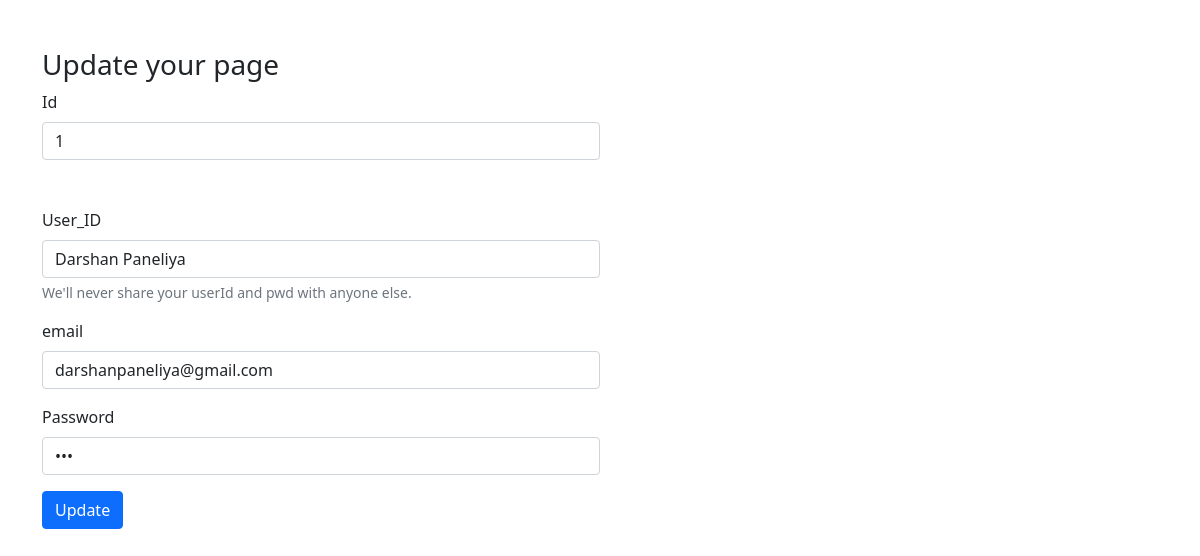
The page /edit.php?id=1 on the database its author committed.
### tables this page shows
CREATE TABLE `users` (
  `ID` int(11) NOT NULL,
  `firstName` varchar(50) NOT NULL,
  `lastName` varchar(50) NOT NULL,
  `username` varchar(50) NOT NULL,
  `email` varchar(50) NOT NULL,
  `password` varchar(100) DEFAULT NULL,
  `city` varchar(10) NOT NULL,
  `state` varchar(15) NOT NULL DEFAULT 'Gujarat',
  `Date_time` datetime NOT NULL DEFAULT current_timestamp()
);

### edit.php (the view, shortened to what this page needs)
<?php
require('db.php');
$id=$_REQUEST['id'];
$query = "SELECT * from users where Id='$id'";
$result = mysqli_query($conn,$query) or die ( mysqli_error());
$row = mysqli_fetch_assoc($result);
?>
<!DOCTYPE html>
<html>
<head>
<link href="https://cdn.jsdelivr.net/npm/bootstrap@5.0.2/dist/css/bootstrap.min.css" rel="stylesheet">
</head>
<body>
<div class="container mt-5">
    <h3>Update your page</h3>
    <form method="POST" action="">
    <div class="mb-3 col-6">
            <label for="exampleInputPassword1" class="form-label">Id</label>
            <input type="text" class="form-control" name= "ID" value="<?php echo $row['ID'];?>">
        </div>
        <div class="mb-3 mt-5 col-6">
            <label for="exampleInputEmail1" class="form-label">User_ID</label>
            <input type="text" class="form-control" name='username' value="<?php echo $row['username'];?>">
            <div id="emailHelp" class="form-text">We'll never share your userId and pwd with anyone else.</div>
        </div>
        <div class="mb-3 col-6">
            <label for="exampleInputPassword1" class="form-label">email</label>
            <input type="email" class="form-control" name= "email" value="<?php echo $row['email'];?>">
        </div>
        <div class="mb-3 col-6">
            <label for="exampleInputPassword1" class="form-label">Password</label>
            <input type="password" class="form-control" name= "password" value="<?php echo $row['password'];?>">
        </div>
        <button type="submit" class="btn btn-primary">Update</button>
    </form>
</div>
</body>
</html>

### rows shown on the page
users: ID "1", username "Darshan Paneliya", email "darshanpaneliya@gmail.com"
